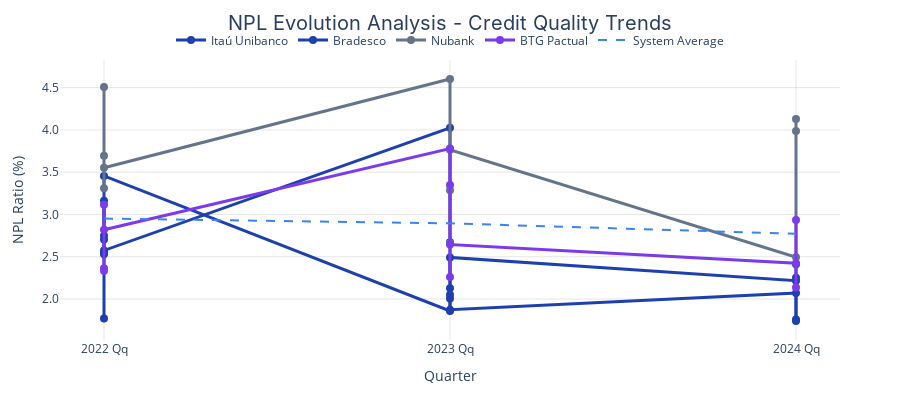

Notebook source saved alongside this figure:
### Markdown cell above
## 1. Risk & Credit Quality Dashboard

This dashboard provides comprehensive credit risk analysis for FSI professionals, including NPL evolution, provisioning coverage, and credit concentration metrics.

### Code cell
def create_npl_evolution_chart(data, selected_banks=None):
    """NPL Evolution Timeline with Peer Benchmarking"""

    if selected_banks is None:
        selected_banks = ['Itaú Unibanco', 'Bradesco', 'Nubank', 'BTG Pactual']

    # Filter data for selected banks
    chart_data = data[data['bank_name'].isin(selected_banks)].copy()

    # Calculate system average for benchmarking
    system_avg = data.groupby('quarter_str')['npl_ratio'].mean().reset_index()

    fig = go.Figure()

    # Add traces for each selected bank
    for bank in selected_banks:
        bank_data = chart_data[chart_data['bank_name'] == bank]
        category = bank_data['category'].iloc[0]
        color = COLORS.get(category.lower().replace(' ', ''), COLORS['neutral'])

        fig.add_trace(go.Scatter(
            x=bank_data['quarter_str'],
            y=bank_data['npl_ratio'],
            mode='lines+markers',
            name=bank,
            line=dict(width=3, color=color),
            marker=dict(size=8, color=color),
            hovertemplate=(
                '<b>%{fullData.name}</b><br>'
                'Period: %{x}<br>'
                'NPL Ratio: %{y:.2f}%<br>'
                'Category: ' + category + '<br>'
                '<extra></extra>'
            ),
            customdata=bank_data[['category', 'credit_portfolio']].values
        ))

    # Add system average benchmark line
    fig.add_trace(go.Scatter(
        x=system_avg['quarter_str'],
        y=system_avg['npl_ratio'],
        mode='lines',
        name='System Average',
        line=dict(width=2, color=COLORS['benchmark'], dash='dash'),
        hovertemplate=(
            '<b>System Average</b><br>'
            'Period: %{x}<br>'
            'NPL Ratio: %{y:.2f}%<br>'
            '<extra></extra>'
        )
    ))

    fig.update_layout(
        title={
            'text': 'NPL Evolution Analysis - Credit Quality Trends',
            'x': 0.5,
            'xanchor': 'center',
            'font': {'size': 20, 'family': 'Inter'}
        },
        xaxis=dict(
            title='Quarter',
            gridcolor='rgba(128,128,128,0.2)',
            showgrid=True
        ),
        yaxis=dict(
            title='NPL Ratio (%)',
            gridcolor='rgba(128,128,128,0.2)',
            showgrid=True,
            tickformat='.1f'
        ),
        hovermode='x unified',
        height=400,
        margin=dict(t=60, l=60, r=60, b=60),
        legend=dict(
            orientation='h',
            yanchor='bottom',
            y=1.02,
            xanchor='center',
            x=0.5
        )
    )

    return fig

# Create and display NPL evolution chart
npl_chart = create_npl_evolution_chart(sample_data)
npl_chart.show()

### Figure 1 — Plotly figure (JSON) as saved in the notebook; plotly's stock layout.template omitted (floating-point values rounded to 4 significant figures)
{"data": [{"customdata": [["Tier 1", 263.0], ["Tier 1", 223.7], ["Tier 1", 334.4], ["Tier 1", 321.8], ["Tier 1", 368.7], ["Tier 1", 264.6], ["Tier 1", 357.6], ["Tier 1", 384.3], ["Tier 1", 486.1], ["Tier 1", 429.4], ["Tier 1", 360.4]], "hovertemplate": "<b>%{fullData.name}</b><br>Period: %{x}<br>NPL Ratio: %{y:.2f}%<br>Category: Tier 1<br><extra></extra>", "line": {"color": "#1e40af", "width": 3}, "marker": {"color": "#1e40af", "size": 8}, "mode": "lines+markers", "name": "Itaú Unibanco", "type": "scatter", "x": ["2022 Qq", "2022 Qq", "2022 Qq", "2022 Qq", "2023 Qq", "2023 Qq", "2023 Qq", "2023 Qq", "2024 Qq", "2024 Qq", "2024 Qq"], "y": [2.703, 2.529, 2.549, 3.455, 1.859, 2.007, 2.052, 2.492, 2.217, 2.411, 1.74]}, {"customdata": [["Tier 1", 344.3], ["Tier 1", 259.2], ["Tier 1", 261.8], ["Tier 1", 234.7], ["Tier 1", 393.0], ["Tier 1", 491.5], ["Tier 1", 293.1], ["Tier 1", 207.1], ["Tier 1", 269.0], ["Tier 1", 512.8], ["Tier 1", 298.1]], "hovertemplate": "<b>%{fullData.name}</b><br>Period: %{x}<br>NPL Ratio: %{y:.2f}%<br>Category: Tier 1<br><extra></extra>", "line": {"color": "#1e40af", "width": 3}, "marker": {"color": "#1e40af", "size": 8}, "mode": "lines+markers", "name": "Bradesco", "type": "scatter", "x": ["2022 Qq", "2022 Qq", "2022 Qq", "2022 Qq", "2023 Qq", "2023 Qq", "2023 Qq", "2023 Qq", "2024 Qq", "2024 Qq", "2024 Qq"], "y": [3.163, 2.747, 1.771, 2.574, 4.024, 2.126, 2.671, 1.874, 2.07, 2.252, 1.759]}, {"customdata": [["Digital", 38.95], ["Digital", 44.51], ["Digital", 36.49], ["Digital", 40.77], ["Digital", 41.02], ["Digital", 49.66], ["Digital", 14.39], ["Digital", 16.98], ["Digital", 34.75], ["Digital", 40.94], ["Digital", 35.29]], "hovertemplate": "<b>%{fullData.name}</b><br>Period: %{x}<br>NPL Ratio: %{y:.2f}%<br>Category: Digital<br><extra></extra>", "line": {"color": "#64748b", "width": 3}, "marker": {"color": "#64748b", "size": 8}, "mode": "lines+markers", "name": "Nubank", "type": "scatter", "x": ["2022 Qq", "2022 Qq", "2022 Qq", "2022 Qq", "2023 Qq", "2023 Qq", "2023 Qq", "2023 Qq", "2024 Qq", "2024 Qq", "2024 Qq"], "y": [3.309, 4.507, 3.696, 3.553, 4.602, 2.66, 3.287, 3.764, 2.495, 4.129, 3.986]}, {"customdata": [["Tier 2", 51.88], ["Tier 2", 62.85], ["Tier 2", 157.9], ["Tier 2", 80.01], ["Tier 2", 118.0], ["Tier 2", 75.39], ["Tier 2", 105.2], ["Tier 2", 136.6], ["Tier 2", 107.9], ["Tier 2", 126.0], ["Tier 2", 81.86]], "hovertemplate": "<b>%{fullData.name}</b><br>Period: %{x}<br>NPL Ratio: %{y:.2f}%<br>Category: Tier 2<br><extra></extra>", "line": {"color": "#7c3aed", "width": 3}, "marker": {"color": "#7c3aed", "size": 8}, "mode": "lines+markers", "name": "BTG Pactual", "type": "scatter", "x": ["2022 Qq", "2022 Qq", "2022 Qq", "2022 Qq", "2023 Qq", "2023 Qq", "2023 Qq", "2023 Qq", "2024 Qq", "2024 Qq", "2024 Qq"], "y": [3.115, 2.364, 2.335, 2.82, 3.779, 2.26, 3.348, 2.644, 2.423, 2.137, 2.935]}, {"hovertemplate": "<b>System Average</b><br>Period: %{x}<br>NPL Ratio: %{y:.2f}%<br><extra></extra>", "line": {"color": "#3b82f6", "dash": "dash", "width": 2}, "mode": "lines", "name": "System Average", "type": "scatter", "x": ["2022 Qq", "2023 Qq", "2024 Qq"], "y": [2.952, 2.895, 2.771]}], "layout": {"height": 400, "hovermode": "x unified", "legend": {"orientation": "h", "x": 0.5, "xanchor": "center", "y": 1.02, "yanchor": "bottom"}, "margin": {"b": 60, "l": 60, "r": 60, "t": 60}, "title": {"font": {"family": "Inter", "size": 20}, "text": "NPL Evolution Analysis - Credit Quality Trends", "x": 0.5, "xanchor": "center"}, "xaxis": {"gridcolor": "rgba(128,128,128,0.2)", "showgrid": true, "title": {"text": "Quarter"}}, "yaxis": {"gridcolor": "rgba(128,128,128,0.2)", "showgrid": true, "tickformat": ".1f", "title": {"text": "NPL Ratio (%)"}}}}
